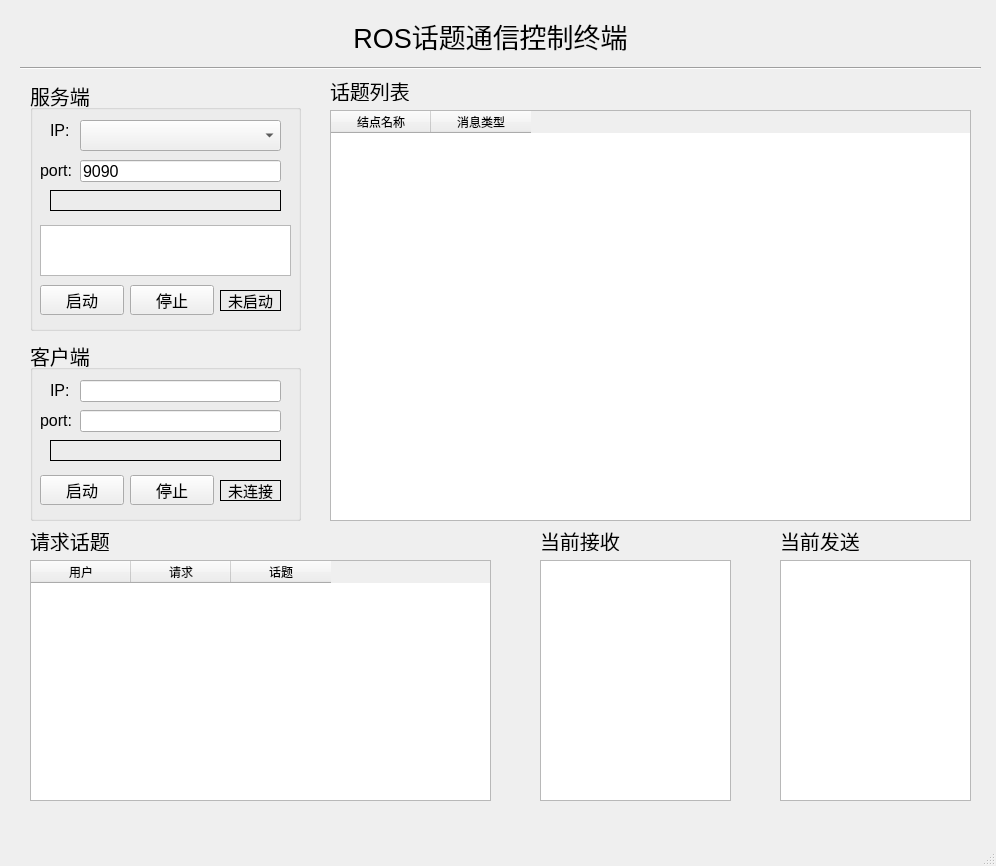
<?xml version="1.0" encoding="UTF-8"?>
<ui version="4.0">
 <class>MainWindow</class>
 <widget class="QMainWindow" name="MainWindow">
  <property name="geometry">
   <rect>
    <x>0</x>
    <y>0</y>
    <width>996</width>
    <height>866</height>
   </rect>
  </property>
  <property name="windowTitle">
   <string>MainWindow</string>
  </property>
  <widget class="QWidget" name="centralwidget">
   <widget class="QGroupBox" name="server">
    <property name="geometry">
     <rect>
      <x>30</x>
      <y>80</y>
      <width>271</width>
      <height>251</height>
     </rect>
    </property>
    <property name="font">
     <font>
      <pointsize>15</pointsize>
     </font>
    </property>
    <property name="title">
     <string>服务端</string>
    </property>
    <widget class="QPushButton" name="server_begin">
     <property name="geometry">
      <rect>
       <x>10</x>
       <y>205</y>
       <width>84</width>
       <height>30</height>
      </rect>
     </property>
     <property name="font">
      <font>
       <pointsize>12</pointsize>
      </font>
     </property>
     <property name="text">
      <string>启动</string>
     </property>
    </widget>
    <widget class="QListView" name="server_client_list">
     <property name="geometry">
      <rect>
       <x>10</x>
       <y>145</y>
       <width>251</width>
       <height>51</height>
      </rect>
     </property>
    </widget>
    <widget class="QPushButton" name="server_stop">
     <property name="geometry">
      <rect>
       <x>100</x>
       <y>205</y>
       <width>84</width>
       <height>30</height>
      </rect>
     </property>
     <property name="font">
      <font>
       <pointsize>12</pointsize>
      </font>
     </property>
     <property name="text">
      <string>停止</string>
     </property>
    </widget>
    <widget class="QLabel" name="server_status">
     <property name="geometry">
      <rect>
       <x>190</x>
       <y>210</y>
       <width>61</width>
       <height>21</height>
      </rect>
     </property>
     <property name="font">
      <font>
       <pointsize>11</pointsize>
      </font>
     </property>
     <property name="frameShape">
      <enum>QFrame::Box</enum>
     </property>
     <property name="text">
      <string>未启动</string>
     </property>
     <property name="alignment">
      <set>Qt::AlignCenter</set>
     </property>
    </widget>
    <widget class="QLabel" name="server_url">
     <property name="geometry">
      <rect>
       <x>20</x>
       <y>110</y>
       <width>231</width>
       <height>21</height>
      </rect>
     </property>
     <property name="font">
      <font>
       <pointsize>12</pointsize>
      </font>
     </property>
     <property name="frameShape">
      <enum>QFrame::Box</enum>
     </property>
     <property name="text">
      <string/>
     </property>
    </widget>
    <widget class="QComboBox" name="server_IP_select">
     <property name="geometry">
      <rect>
       <x>50</x>
       <y>40</y>
       <width>201</width>
       <height>31</height>
      </rect>
     </property>
    </widget>
    <widget class="QLabel" name="label_11">
     <property name="geometry">
      <rect>
       <x>20</x>
       <y>40</y>
       <width>21</width>
       <height>21</height>
      </rect>
     </property>
     <property name="font">
      <font>
       <pointsize>12</pointsize>
      </font>
     </property>
     <property name="text">
      <string>IP:</string>
     </property>
    </widget>
    <widget class="QLineEdit" name="server_port">
     <property name="geometry">
      <rect>
       <x>50</x>
       <y>80</y>
       <width>201</width>
       <height>22</height>
      </rect>
     </property>
     <property name="font">
      <font>
       <pointsize>12</pointsize>
      </font>
     </property>
     <property name="text">
      <string>9090</string>
     </property>
    </widget>
    <widget class="QLabel" name="label_12">
     <property name="geometry">
      <rect>
       <x>10</x>
       <y>80</y>
       <width>31</width>
       <height>21</height>
      </rect>
     </property>
     <property name="font">
      <font>
       <pointsize>12</pointsize>
      </font>
     </property>
     <property name="text">
      <string>port:</string>
     </property>
    </widget>
   </widget>
   <widget class="QGroupBox" name="client">
    <property name="geometry">
     <rect>
      <x>30</x>
      <y>340</y>
      <width>271</width>
      <height>181</height>
     </rect>
    </property>
    <property name="font">
     <font>
      <pointsize>15</pointsize>
     </font>
    </property>
    <property name="title">
     <string>客户端</string>
    </property>
    <widget class="QLineEdit" name="client_port">
     <property name="geometry">
      <rect>
       <x>50</x>
       <y>70</y>
       <width>201</width>
       <height>22</height>
      </rect>
     </property>
     <property name="font">
      <font>
       <pointsize>12</pointsize>
      </font>
     </property>
    </widget>
    <widget class="QLabel" name="label_3">
     <property name="geometry">
      <rect>
       <x>20</x>
       <y>40</y>
       <width>21</width>
       <height>21</height>
      </rect>
     </property>
     <property name="font">
      <font>
       <pointsize>12</pointsize>
      </font>
     </property>
     <property name="text">
      <string>IP:</string>
     </property>
    </widget>
    <widget class="QLabel" name="label_4">
     <property name="geometry">
      <rect>
       <x>10</x>
       <y>70</y>
       <width>31</width>
       <height>21</height>
      </rect>
     </property>
     <property name="font">
      <font>
       <pointsize>12</pointsize>
      </font>
     </property>
     <property name="text">
      <string>port:</string>
     </property>
    </widget>
    <widget class="QLineEdit" name="client_IP">
     <property name="geometry">
      <rect>
       <x>50</x>
       <y>40</y>
       <width>201</width>
       <height>22</height>
      </rect>
     </property>
     <property name="font">
      <font>
       <pointsize>12</pointsize>
      </font>
     </property>
    </widget>
    <widget class="QPushButton" name="client_begin">
     <property name="geometry">
      <rect>
       <x>10</x>
       <y>135</y>
       <width>84</width>
       <height>30</height>
      </rect>
     </property>
     <property name="font">
      <font>
       <pointsize>12</pointsize>
      </font>
     </property>
     <property name="text">
      <string>启动</string>
     </property>
    </widget>
    <widget class="QPushButton" name="client_stop">
     <property name="geometry">
      <rect>
       <x>100</x>
       <y>135</y>
       <width>84</width>
       <height>30</height>
      </rect>
     </property>
     <property name="font">
      <font>
       <pointsize>12</pointsize>
      </font>
     </property>
     <property name="text">
      <string>停止</string>
     </property>
    </widget>
    <widget class="QLabel" name="client_url">
     <property name="geometry">
      <rect>
       <x>20</x>
       <y>100</y>
       <width>231</width>
       <height>21</height>
      </rect>
     </property>
     <property name="font">
      <font>
       <pointsize>12</pointsize>
      </font>
     </property>
     <property name="frameShape">
      <enum>QFrame::Box</enum>
     </property>
     <property name="text">
      <string/>
     </property>
    </widget>
    <widget class="QLabel" name="client_status">
     <property name="geometry">
      <rect>
       <x>190</x>
       <y>140</y>
       <width>61</width>
       <height>21</height>
      </rect>
     </property>
     <property name="font">
      <font>
       <pointsize>11</pointsize>
      </font>
     </property>
     <property name="frameShape">
      <enum>QFrame::Box</enum>
     </property>
     <property name="text">
      <string>未连接</string>
     </property>
     <property name="alignment">
      <set>Qt::AlignCenter</set>
     </property>
    </widget>
   </widget>
   <widget class="QListView" name="current_send">
    <property name="geometry">
     <rect>
      <x>780</x>
      <y>560</y>
      <width>191</width>
      <height>241</height>
     </rect>
    </property>
   </widget>
   <widget class="QListView" name="current_receive">
    <property name="geometry">
     <rect>
      <x>540</x>
      <y>560</y>
      <width>191</width>
      <height>241</height>
     </rect>
    </property>
   </widget>
   <widget class="QTableWidget" name="topic_list">
    <property name="geometry">
     <rect>
      <x>330</x>
      <y>110</y>
      <width>641</width>
      <height>411</height>
     </rect>
    </property>
    <column>
     <property name="text">
      <string>结点名称</string>
     </property>
    </column>
    <column>
     <property name="text">
      <string>消息类型</string>
     </property>
    </column>
   </widget>
   <widget class="QLabel" name="label">
    <property name="geometry">
     <rect>
      <x>330</x>
      <y>80</y>
      <width>81</width>
      <height>21</height>
     </rect>
    </property>
    <property name="font">
     <font>
      <pointsize>15</pointsize>
     </font>
    </property>
    <property name="text">
     <string>话题列表：</string>
    </property>
   </widget>
   <widget class="QLabel" name="label_2">
    <property name="geometry">
     <rect>
      <x>30</x>
      <y>530</y>
      <width>81</width>
      <height>21</height>
     </rect>
    </property>
    <property name="font">
     <font>
      <pointsize>15</pointsize>
     </font>
    </property>
    <property name="text">
     <string>请求话题：</string>
    </property>
   </widget>
   <widget class="QLabel" name="label_5">
    <property name="geometry">
     <rect>
      <x>540</x>
      <y>530</y>
      <width>81</width>
      <height>21</height>
     </rect>
    </property>
    <property name="font">
     <font>
      <pointsize>15</pointsize>
     </font>
    </property>
    <property name="text">
     <string>当前接收：</string>
    </property>
   </widget>
   <widget class="QLabel" name="label_6">
    <property name="geometry">
     <rect>
      <x>780</x>
      <y>530</y>
      <width>81</width>
      <height>21</height>
     </rect>
    </property>
    <property name="font">
     <font>
      <pointsize>15</pointsize>
     </font>
    </property>
    <property name="text">
     <string>当前发送：</string>
    </property>
   </widget>
   <widget class="Line" name="line">
    <property name="geometry">
     <rect>
      <x>20</x>
      <y>60</y>
      <width>961</width>
      <height>16</height>
     </rect>
    </property>
    <property name="orientation">
     <enum>Qt::Horizontal</enum>
    </property>
   </widget>
   <widget class="QLabel" name="label_10">
    <property name="geometry">
     <rect>
      <x>210</x>
      <y>15</y>
      <width>561</width>
      <height>41</height>
     </rect>
    </property>
    <property name="font">
     <font>
      <pointsize>20</pointsize>
     </font>
    </property>
    <property name="text">
     <string>ROS话题通信控制终端</string>
    </property>
    <property name="alignment">
     <set>Qt::AlignCenter</set>
    </property>
   </widget>
   <widget class="QTableWidget" name="request_topic">
    <property name="geometry">
     <rect>
      <x>30</x>
      <y>560</y>
      <width>461</width>
      <height>241</height>
     </rect>
    </property>
    <column>
     <property name="text">
      <string>用户</string>
     </property>
    </column>
    <column>
     <property name="text">
      <string>请求</string>
     </property>
    </column>
    <column>
     <property name="text">
      <string>话题</string>
     </property>
    </column>
   </widget>
   <zorder>topic_list</zorder>
   <zorder>server</zorder>
   <zorder>client</zorder>
   <zorder>current_send</zorder>
   <zorder>current_receive</zorder>
   <zorder>label</zorder>
   <zorder>label_2</zorder>
   <zorder>label_5</zorder>
   <zorder>label_6</zorder>
   <zorder>line</zorder>
   <zorder>label_10</zorder>
   <zorder>request_topic</zorder>
  </widget>
  <widget class="QStatusBar" name="statusbar"/>
 </widget>
 <tabstops>
  <tabstop>server_IP_select</tabstop>
  <tabstop>server_port</tabstop>
  <tabstop>server_client_list</tabstop>
  <tabstop>server_begin</tabstop>
  <tabstop>server_stop</tabstop>
  <tabstop>client_IP</tabstop>
  <tabstop>client_port</tabstop>
  <tabstop>client_begin</tabstop>
  <tabstop>client_stop</tabstop>
  <tabstop>topic_list</tabstop>
  <tabstop>request_topic</tabstop>
  <tabstop>current_receive</tabstop>
  <tabstop>current_send</tabstop>
 </tabstops>
 <resources/>
 <connections/>
</ui>
